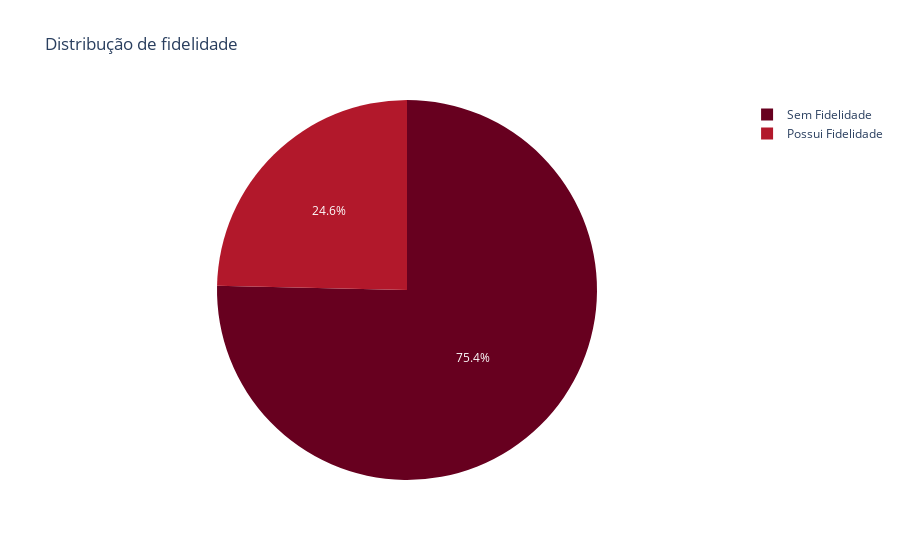

The cell this chart's notebook holds for it:
### Markdown cell above
### Status de membro de fidelidade

### Code cell
df_new['Status de membro de fidelidade'] = df_new['Status de membro de fidelidade'].map({0:'Sem Fidelidade', 1:'Possui Fidelidade'})
fig=px.pie(df_new,names='Status de membro de fidelidade',title="Distribução de fidelidade", color_discrete_sequence=px.colors.sequential.RdBu)
fig.show()

### Figure 1 — Plotly figure (JSON) as saved in the notebook; plotly's stock layout.template omitted (floating-point values rounded to 4 significant figures; data arrays with more than 128 entries replaced by an {"elided": "..."} marker saying what was removed)
{"data": [{"domain": {"x": [0, 1], "y": [0, 1]}, "hovertemplate": "Status de membro de fidelidade=%{label}<extra></extra>", "labels": {"elided": "20000 str values"}, "legendgroup": "", "name": "", "showlegend": true, "type": "pie"}], "layout": {"legend": {"tracegroupgap": 0}, "piecolorway": ["rgb(103,0,31)", "rgb(178,24,43)", "rgb(214,96,77)", "rgb(244,165,130)", "rgb(253,219,199)", "rgb(247,247,247)", "rgb(209,229,240)", "rgb(146,197,222)", "rgb(67,147,195)", "rgb(33,102,172)", "rgb(5,48,97)"], "title": {"text": "Distribução de fidelidade"}}}
